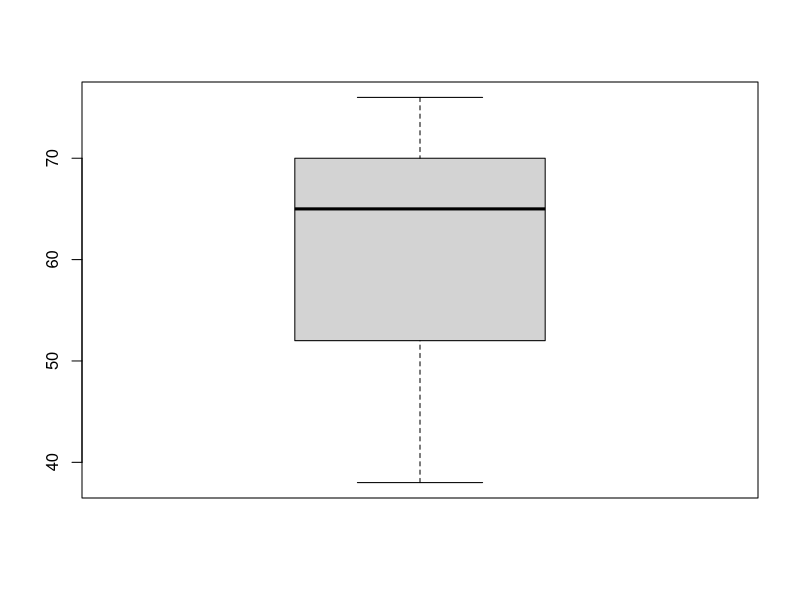
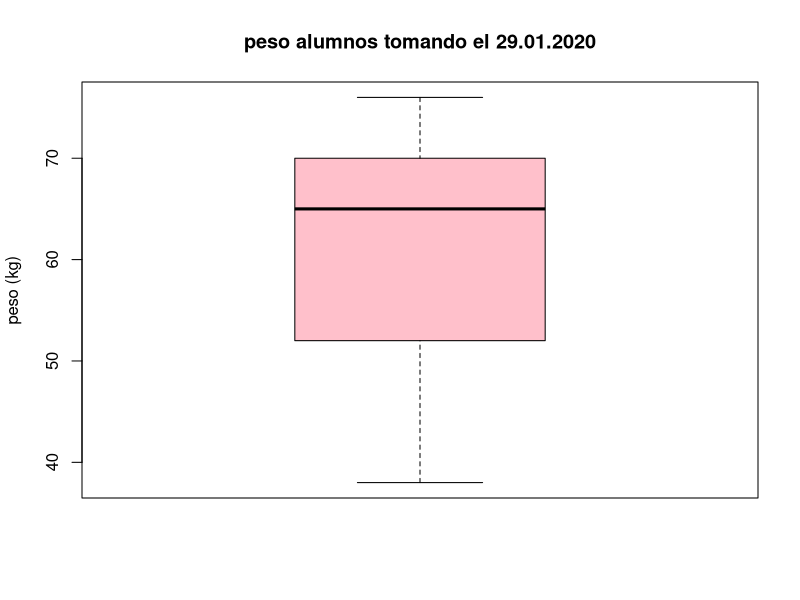

The R script that drew these images, in order:
# jennifer janeth lerma lerma
# 18719090
# 29.01.2020


# operadores basicos ------------------------------------------------------

2+2
a <- 2
a+5
a+a^2
log(a)


# descriptivas ------------------------------------------------------------


# ingresar un conjunto de datos 

peso <- c(70, 62, 52, 50, 38,70, 52,56, 65, 76,70,65, 72)

peso 
#numero de observaciones (length)

length(peso)

#calcular la media del peso : sumatria de las observaciones 
# y dividirlo entre el numero de individuos muestreados 

sum(peso)/length(peso)
peso.media <-sum(peso)/length(peso)

mean(peso)
median(peso)

sd(peso)
var(peso)

fivenum(peso)


range(peso)


# graficas ----------------------------------------------------------------

boxplot(peso)
boxplot(peso,col = "pink",ylab= "peso (kg)", 
        main="peso alumnos tomando el 29.01.2020")

